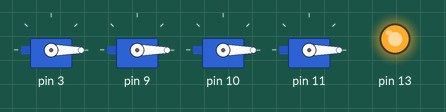
Bench run of a sketch on a simulated Arduino Uno, built with avr-gcc and run on an emulated ATmega328P. Shown: 4 × servo, output pins drawn as LEDs (lit = HIGH).

Above: at 0.1 s.
At 1.1 s:
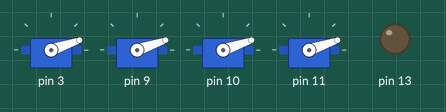
Timing chart, 0 to 2.6 s (numbered marks = the images above):
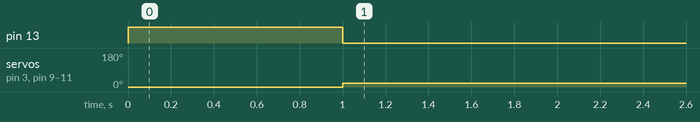

The sketch:

MotorTester.ino
```cpp
#include <Servo.h>

Servo motors[4];
unsigned int motorThrust[4];

void setSpeed(int motor, int speed)
{
  int fakeAngle = map(speed, 0, 100, 0, 180);
  motors[motor].write(fakeAngle);
}

void setup() {
  pinMode(13, OUTPUT);
  motors[0].attach(3, 1000, 2000);
  motors[1].attach(9, 1000, 2000);
  motors[2].attach(10, 1000, 2000);
  motors[3].attach(11, 1000, 2000);

  for (int i = 0; i < 4; i++) {
    setSpeed(i, 0);
  }

  digitalWrite(13, HIGH);
  delay(1000);
  digitalWrite(13, LOW);
}

void loop() {
  for (int i = 0; i < 4; i++) {
      setSpeed(i, 11);
    }
}

/*

for (int s = 0; s < 75; s++) {
    for (int i = 0; i < 4; i++) {
      setSpeed(i, s);
      delay(10);
    }
  }
  for (int s = 74; s > 0; s--) {
    for (int i = 0; i < 4; i++) {
      setSpeed(i, s);
      delay(10);
    }
  }

  */
```

Measured:
- by itself, servo on pin 3, servo on pin 9–11: 0° → 19° at 1.0 s
